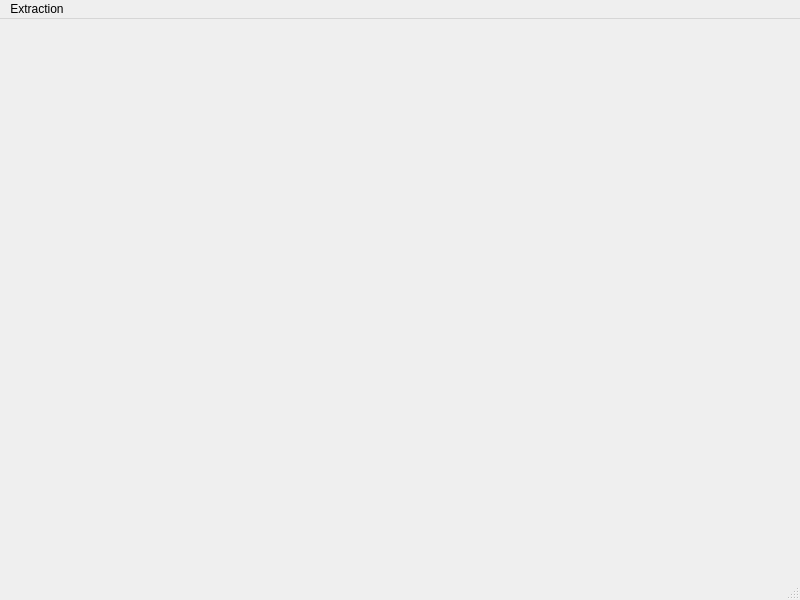
<?xml version="1.0" encoding="UTF-8"?>
<ui version="4.0">
 <class>MainWindow</class>
 <widget class="QMainWindow" name="MainWindow">
  <property name="geometry">
   <rect>
    <x>0</x>
    <y>0</y>
    <width>800</width>
    <height>600</height>
   </rect>
  </property>
  <property name="windowTitle">
   <string>MainWindow</string>
  </property>
  <widget class="QWidget" name="centralwidget"/>
  <widget class="QMenuBar" name="menubar">
   <property name="geometry">
    <rect>
     <x>0</x>
     <y>0</y>
     <width>800</width>
     <height>31</height>
    </rect>
   </property>
   <widget class="QMenu" name="menuExtraction">
    <property name="title">
     <string>Extraction</string>
    </property>
    <addaction name="actionRGB"/>
    <addaction name="actionGLCM"/>
   </widget>
   <addaction name="menuExtraction"/>
  </widget>
  <widget class="QStatusBar" name="statusbar"/>
  <action name="actionRGB">
   <property name="text">
    <string>RGB</string>
   </property>
  </action>
  <action name="actionGLCM">
   <property name="text">
    <string>GLCM</string>
   </property>
  </action>
 </widget>
 <resources/>
 <connections/>
</ui>
